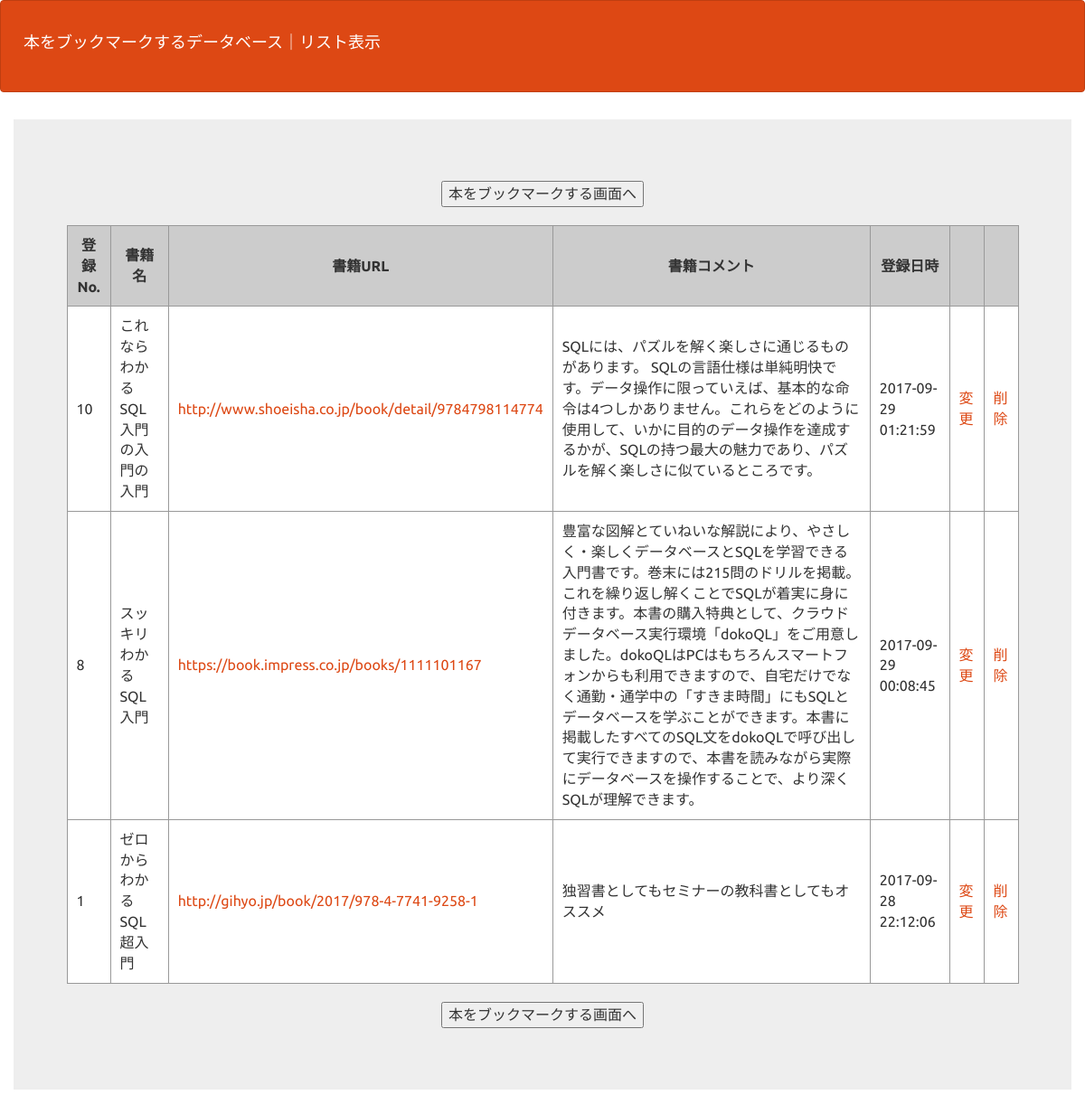
/BOOKMARK/bm_list_view.php (signed in), run on the app's committed database.
### tables this page shows
CREATE TABLE IF NOT EXISTS `gs_bm_table` (
`id` int(11) NOT NULL,
  `name` varchar(64) NOT NULL,
  `url` text NOT NULL,
  `comment` text NOT NULL,
  `indate` datetime NOT NULL
);

### BOOKMARK/bm_list_view.php (the view, shortened to what this page needs)
<?php
$pdo = db_con();
$stmt = $pdo->prepare("SELECT * FROM gs_bm_table ORDER BY id DESC");
$status = $stmt->execute();
$view = "";
if($status==false){
  $error = $stmt->errorInfo();
  exit("QueryError:".$error[2]);
}else{
    while($result = $stmt->fetch(PDO::FETCH_ASSOC)){
        $view .= '<tr id="cell">';
        $view .=    '<td>';
        $view .=        $result["id"];
        $view .=    '</td>';
        $view .=    '<td>';
        $view .=        $result["name"];
        $view .=    '</td>';
        $view .=    '<td><a target="_blank" href="';
        $view .=        $result["url"];
        $view .=    '">';
        $view .=        $result["url"];
        $view .=    '</a></td>';
        $view .=    '<td>';
        $view .=        $result["comment"];
        $view .=    '</td>';
        $view .=    '<td>';
        $view .=        $result["indate"];
        $view .=    '</td>';
        $view .=    '<td>';
        $view .=        '<a href="bm_update_view.php?id='.$result["id"].'">';
        $view .=        '変更';
        $view .=        '</a>';
        $view .=    '</td>';
        $view .=    '<td>';
        $view .=        '<a href="delete.php?id='.$result["id"].'">';
        $view .=        '削除';
        $view .=        '</a>';
        $view .=    '</td>';
        $view .= '</tr>';
    }
}
?>
<!DOCTYPE html>
<html lang="ja">
<head>
<link rel="stylesheet" href="css/bootstrap.min.css">
<link rel="stylesheet" href="css/table_style.css">
</head>
<body id="main">
<header>
  <nav class="navbar navbar-default">
    <div class="container-fluid">
      <div class="navbar-header">
      <p class="navbar-brand">本をブックマークするデータベース｜リスト表示</p>
      </div>
    </div>
  </nav>
</header>
<div>
    <div class="container jumbotron">
        <input type="button" id="btn" name="btn" value="本をブックマークする画面へ" onClick="location.href='index.php'">
        <table id="tab">
            <tr id="head">
                <td class="id">登録No.</td>
                <td class="name">書籍名</td>
                <td class="url">書籍URL</td>
                <td class="comment">書籍コメント</td>
                <td class="indate">登録日時</td>
                <td></td>
                <td></td>
            </tr>
            <?= $view ?>
        </table>
        <input type="button" id="btn" name="btn" value="本をブックマークする画面へ" onClick="location.href='index.php'">
    </div>
</div>
</body>
</html>

### BOOKMARK/css/table_style.css (style rules this page uses)
table { border-collapse: collapse; width: 90%; margin: 0 auto; }
table td { padding: 10px; border: 1px solid #999; }
#head { font-weight: bold; background-color: #cccccc; text-align: center; }
#cell { background-color: #ffffff; }
#btn { display: block; margin: 20px auto; }

### BOOKMARK/bm_list_view.php (style rules this page uses)
div { padding: 10px;font-size:16px; }

### data on the page
gs_bm_table: value "10 これならわかるSQL 入門の入門の入門 http://www.shoeisha.co.jp/book/detail/9784798114774 SQLには、パズルを解く楽しさに通じるものがあります。 SQLの言語仕様は単純明快です。データ操作に限っていえば、基本的な命令は4つしかありません。これらをどのように使用して、いかに目的のデータ操作を達成するかが、SQLの持つ最大の魅力であり、パズルを解く楽しさに似ているところです。 2017-09-29 01:21:59 変更 削除"
gs_bm_table: value "8 スッキリわかる SQL 入門 https://book.impress.co.jp/books/1111101167 豊富な図解とていねいな解説により、やさしく・楽しくデータベースとSQLを学習できる入門書です。巻末には215問のドリルを掲載。これを繰り返し解くことでSQLが着実に身に付きます。本書の購入特典として、クラウドデータベース実行環境「dokoQL」をご用意しました。dokoQLはPCはもちろんスマートフォンからも利用できますので、自宅だけでなく通勤・通学中の「すきま時間」にもSQLとデータベースを学ぶことができます。本書に掲載したすべてのSQL文をdokoQLで呼び出して実行できますので、本書を読みながら実際にデータベースを操作することで、より深くSQLが理解できます。 2017-09-29 00:08:45 変更 削除"
gs_bm_table: value "1 ゼロからわかる SQL超入門 http://gihyo.jp/book/2017/978-4-7741-9258-1 独習書としてもセミナーの教科書としてもオススメ 2017-09-28 22:12:06 変更 削除"
